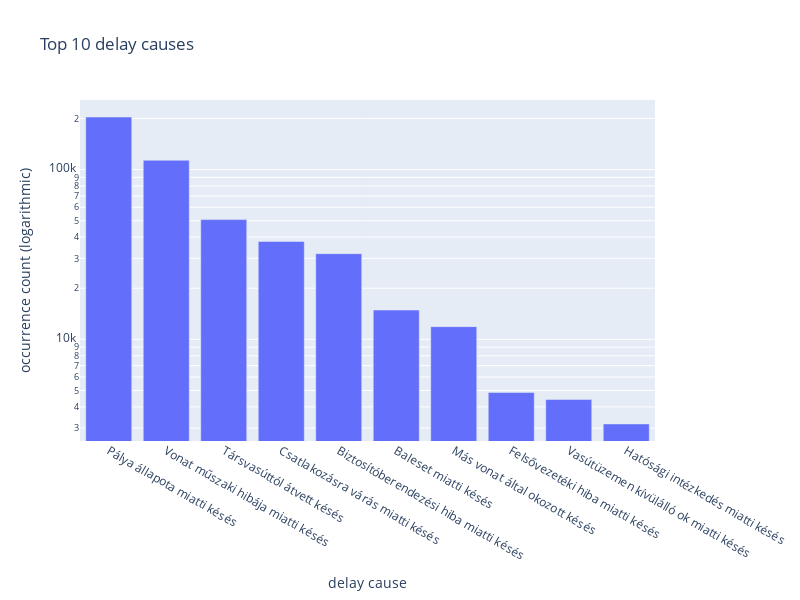

Source (notebook cell):
### Code cell
fig = px.bar(delay_group_filtered.head(10), x = 'delay_cause', y = 'occurrence_count',title='Top 10 delay causes')
fig.update_yaxes(title_text='occurrence count (logarithmic)')
fig.update_xaxes(title_text='delay cause')
fig.update_yaxes(type='log')
fig.update_layout(width=800, height=600)
fig

### Figure 1 — Plotly figure (JSON) as saved in the notebook; plotly's stock layout.template omitted (floating-point values rounded to 4 significant figures)
{"data": [{"alignmentgroup": "True", "hovertemplate": "delay_cause=%{x}<br>occurrence_count=%{y}<extra></extra>", "legendgroup": "", "marker": {"color": "#636efa", "pattern": {"shape": ""}}, "name": "", "offsetgroup": "", "orientation": "v", "showlegend": false, "textposition": "auto", "type": "bar", "x": ["Pálya állapota miatti késés", "Vonat műszaki hibája miatti késés", "Társvasúttól átvett késés", "Csatlakozásra várás miatti késés", "Biztosítóberendezési hiba miatti késés", "Baleset miatti késés", "Más vonat által okozott késés", "Felsővezetéki hiba miatti késés", "Vasútüzemen kívülálló ok miatti késés", "Hatósági intézkedés miatti késés"], "xaxis": "x", "y": [203928, 113516, 50729, 37727, 31985, 14878, 11881, 4860, 4420, 3174], "yaxis": "y"}], "layout": {"barmode": "relative", "height": 600, "legend": {"tracegroupgap": 0}, "title": {"text": "Top 10 delay causes"}, "width": 800, "xaxis": {"anchor": "y", "autorange": true, "domain": [0, 1], "range": [-0.5, 9.5], "title": {"text": "delay cause"}, "type": "category"}, "yaxis": {"anchor": "x", "autorange": true, "domain": [0, 1], "range": [3.401, 5.41], "title": {"text": "occurrence count (logarithmic)"}, "type": "log"}}}
